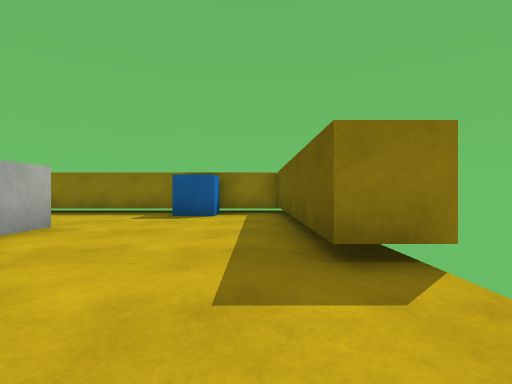
View 1 (above)

12 first-person views from a walk through a 3-D level made in the Unity game engine. The camera is 0.58 m above the floor, looks level and sees 85° across. The floor is counted in squares, 1 m on a side. Each view is taken from the middle of a square. On the plan, view 1 faces up. The plan holds only what a view shows up to about 9 squares ahead; the rest is blank. The player is left out. Surface patterns are stand-ins for the level's own textures.

View 2
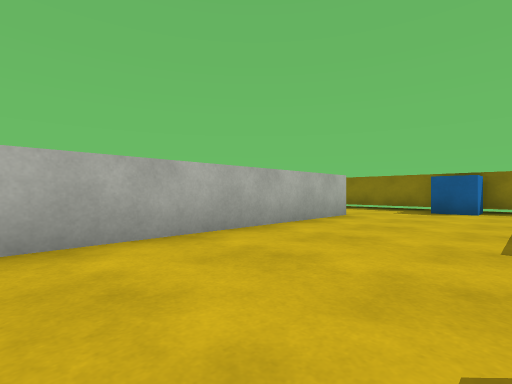

View 3
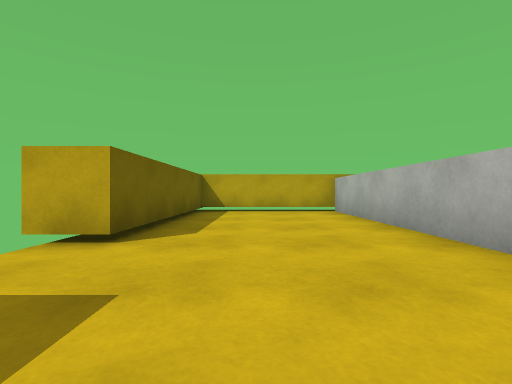

View 4
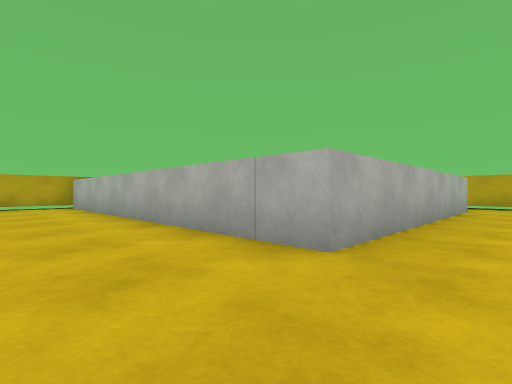

View 5
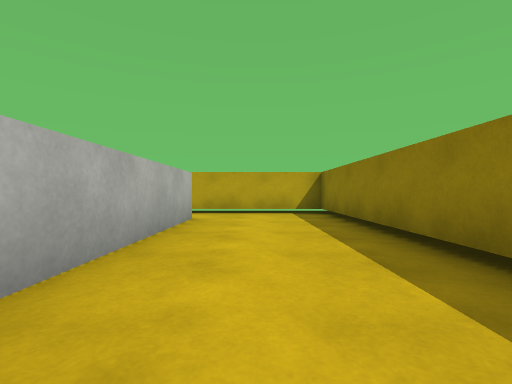

View 6
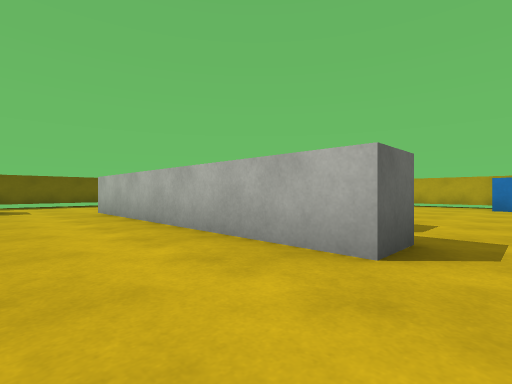

View 7
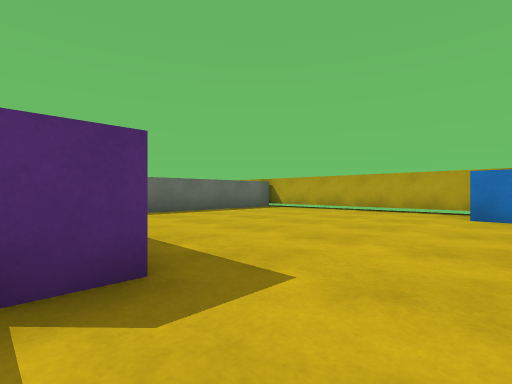

View 8
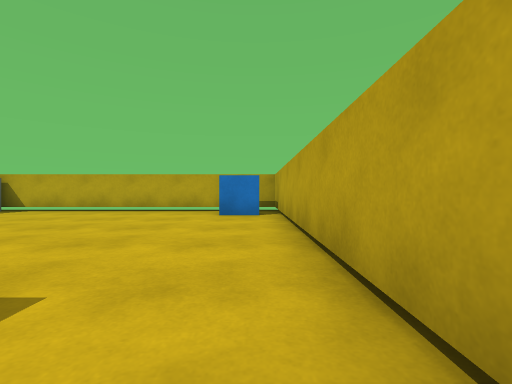

View 9
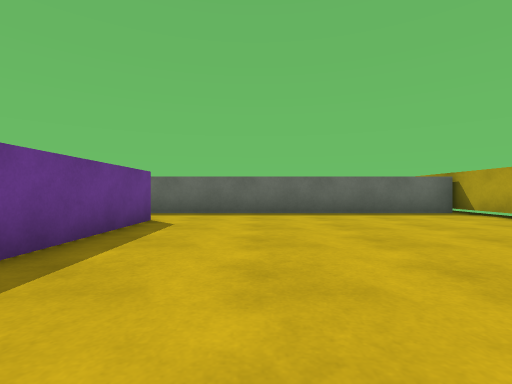

View 10
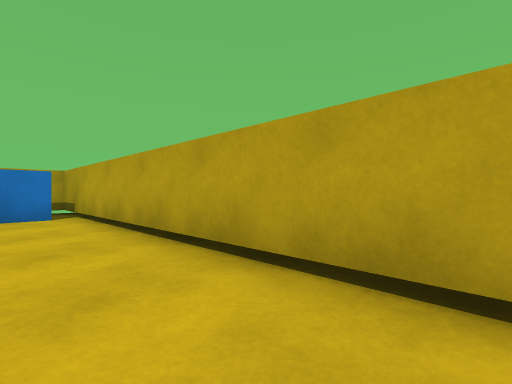

View 11
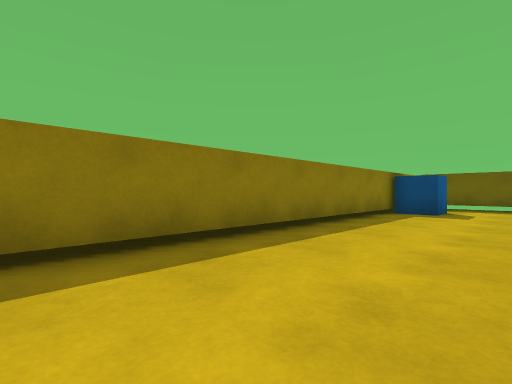

View 12
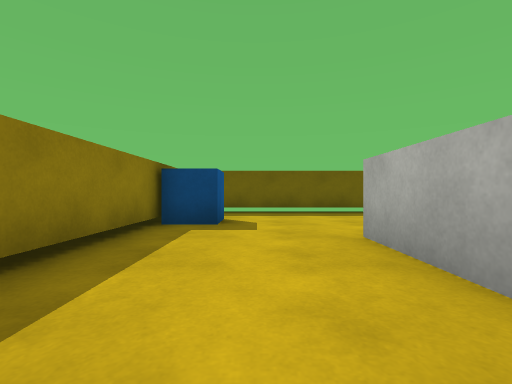

### Floor plan
Ten units are one square. View 1 is at (0, 0); x grows to the right and y downward. Boxes are objects, and circles mark ways between rooms. Rooms are numbered by the first view taken in them; rooms with no view inside come last. Other rooms are left out.
<svg viewBox="-131 -83 154 143">
<path fill="none" stroke="#000" d="M16 -23 6 -23 6 -78 -126 -78 -126 -36M-111 -36 -111 -46 -34 -46 -34 55 6 55 6 2 18 2M-101 -21 -101 -30M-62 -23 -98 -23M-126 -36 -126 55 -44 55 -44 -29"/>
<rect x="-25" y="-75" width="20" height="10" fill="#bbb"><title>blue cube</title></rect>
<rect x="-125" y="35" width="20" height="20" fill="#bbb"><title>blue cube</title></rect>
<circle cx="-120" cy="-40" r="3" fill="#2a7"/>
<text x="-30" y="-30">1</text>
<text x="-90" y="20">2</text>
</svg>
Room 1 opens to room 2.

Where each view was taken, in squares from view 1:
view 1: 0 up, 0 right, facing up
view 2: 2 down, 0 right, facing up-left
view 3: 3 up, 1 left, facing down
view 4: 6 up, 1 left, facing down-left
view 5: 6 up, 5 left, facing left
view 6: 7 up, 12 left, facing down-right
view 7: 3 up, 12 left, facing down-right
view 8: 3 up, 12 left, facing down
view 9: 0 up, 12 left, facing right
view 10: 3 up, 11 left, facing down-left
view 11: 5 up, 10 left, facing up-right
view 12: 6 up, 7 left, facing right
